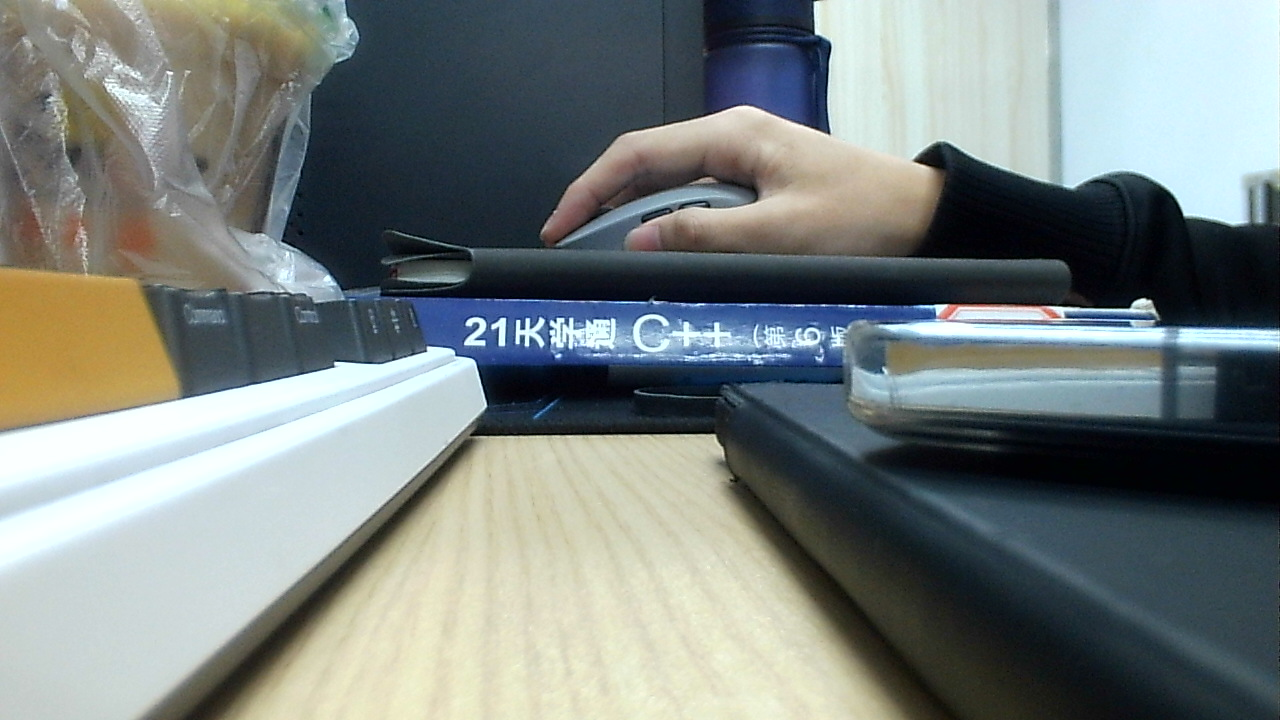
//> input picture opencv_code/code5/build/test2.jpg, 1280 x 720 px
$ ./main   (built with g++ and OpenCV 4)
//> lines starting //> are read from the running program, lines starting //| are printed output that depends on the picture
#include <opencv2/core.hpp>
#include "opencv2/imgproc.hpp"
#include "opencv2/highgui.hpp"
#include "opencv2/videoio.hpp"
#include <iostream>
#include <fstream>


	using namespace cv;
	using namespace std;

//定义将数据写入文本文档中的函数；
void Writedata(Mat src)
{
	ofstream datafile;
	datafile.open("datafile.txt",ofstream::app);
	datafile << src;

	datafile.close();

}


int main(int argc,char* argv[])
{

	Mat src= imread("test2.jpg");//Mat是一个矩阵，所有图像都会是这样一个矩阵
//> src is the input picture: 720 rows x 1280 cols, CV_8UC3; mean B, G, R 127.2, 129.2, 121.3
	if(!src.data)
	{
		cout << "fail to load imagine"<<endl;
		return -1;
	}

	namedWindow("原图像",WINDOW_FREERATIO);
	imshow("原图像",src);//imshow 第一个参数表示弹出窗口的名称，src表示调用哪个图像矩阵

	int RowNums = src.rows;
//> RowNums = 720
	int ColNums = src.cols;
//> ColNums = 1280
	unsigned int averageColor = 0;
	unsigned int addColor = 0;
	unsigned int Imagedata = 0;
	int i,j;
	long int c;
	long int index = 0;
	cout << ColNums << endl;
//| 1280
	cout << RowNums<< endl;
//| 720
	cout << endl;

	for ( i = 0; i < RowNums; ++i)
	{
		for(j = 0; j < ColNums; ++j)
		{

			index++;	//像素索引，每替换一个像素后+1
			//cout << "=============第"<<i<<"*"<<j<<"=============";
			//cout << endl;

			int16_t RedData = src.data[index*3+0] << 2;
			int16_t GreenData = src.data[index*3+1] << 3;
			int16_t BlueData = src.data[index*3+2] << 1;
			//将每个像素的RGB值相加,存到addColor
			addColor = RedData + GreenData + BlueData;
			addColor >>= 4;

			src.data[index*3+0] =
			src.data[index*3+1] =
			src.data[index*3+2] = addColor;

		}
	}
//> this loop made 720 passes
//> (index, addColor) on passes 1 to 3: (1280, 109), (2560, 111), (3840, 115)
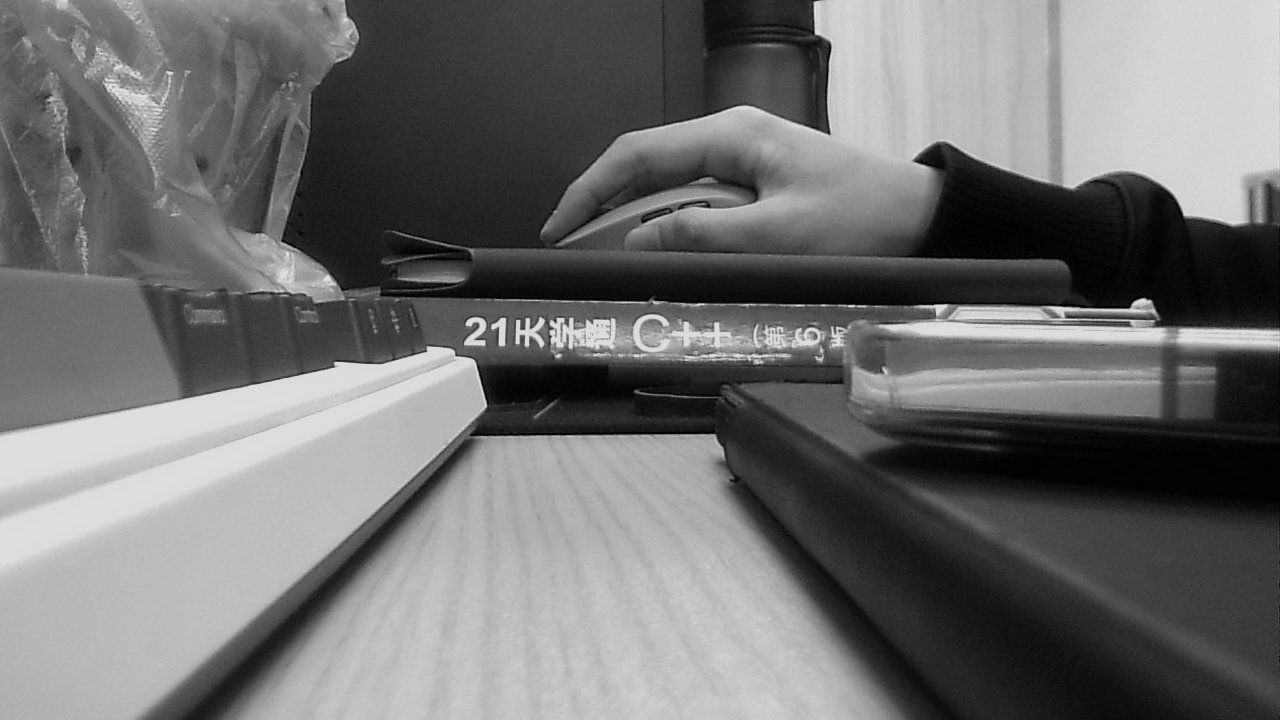
//> src: 720 rows x 1280 cols, CV_8UC3; mean B, G, R 111.1, 111.1, 111.1
//> after the loop, index = 921600; addColor = 0

	namedWindow("转灰度后图像",WINDOW_FREERATIO);
	imshow("转灰度后图像",src);//imshow 第一个参数表示弹出窗口的名称，src表示调用哪个图像矩阵

	//Writedata(src);//调用将数据写入文本文档中的函数


	waitKey(0);
//> (the run ends here: the time limit is reached, at `while(1);`)
